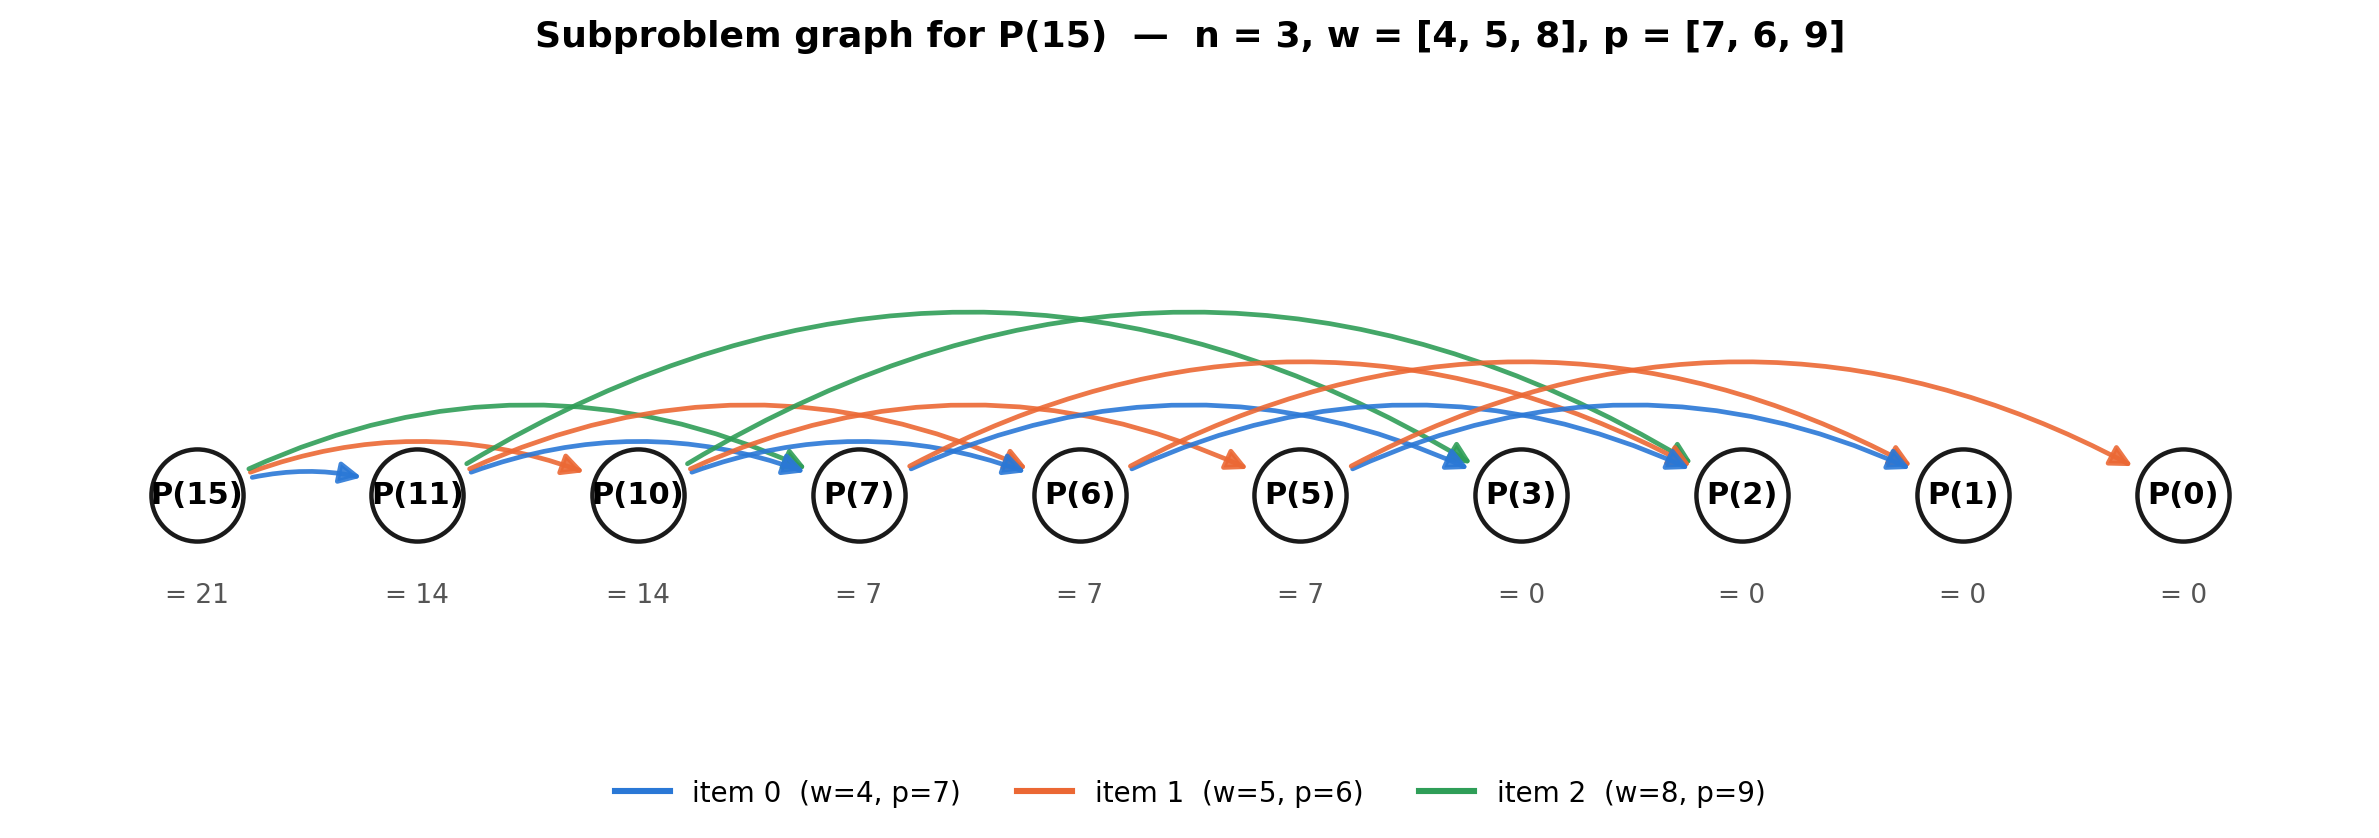

The Python source for this figure:
"""
Builds and draws the subproblem graph for P(15) in the unbounded knapsack
instance from the Project 3 brief: n = 3, weights = [4, 5, 8], profits = [7, 6, 9].

Node C represents the subproblem P(C). An edge C -> C - w_i exists whenever
item type i (weight w_i) fits in capacity C, since P(C) depends on P(C - w_i).
"""
import matplotlib.pyplot as plt
from matplotlib.patches import FancyArrowPatch

weights = [4, 5, 8]
profits = [7, 6, 9]
TARGET = 15

# --- Discover every subproblem reachable from P(15), and every dependency edge ---
visited = {TARGET}
queue = [TARGET]
edges = []  # (from_C, to_C, item_index)
while queue:
    C = queue.pop(0)
    for i, w in enumerate(weights):
        if w <= C:
            nxt = C - w
            edges.append((C, nxt, i))
            if nxt not in visited:
                visited.add(nxt)
                queue.append(nxt)

nodes = sorted(visited, reverse=True)
print("Nodes (subproblems):", nodes)
print("Number of nodes:", len(nodes))
print("Number of edges:", len(edges))
for e in sorted(edges, key=lambda e: (-e[0], e[2])):
    print(f"  P({e[0]}) -> P({e[1]})  via item {e[2]} (w={weights[e[2]]}, p={profits[e[2]]})")

# --- Also compute P(C) for every node, bottom-up, to label each node with its value ---
Pval = {}
for C in sorted(visited):
    if C == 0:
        Pval[C] = 0
    else:
        best = 0
        for i, w in enumerate(weights):
            if w <= C:
                best = max(best, profits[i] + Pval[C - w])
        Pval[C] = best
print("P(C) values:", Pval)

# --- Draw: single horizontal row of nodes (descending C), arcs for edges ---
BLUE = "#2a78d6"
ORANGE = "#eb6834"
GREEN = "#2f9e58"
item_colors = [BLUE, ORANGE, GREEN]

x = {C: idx for idx, C in enumerate(nodes)}  # left -> right = largest -> smallest
y0 = 0.0

fig, ax = plt.subplots(figsize=(12, 4.3))

# Edges as arcs above the line; curvature scaled by span so short/long edges don't collide
for (frm, to, i) in edges:
    x1, x2 = x[frm], x[to]
    span = x2 - x1  # negative (to is smaller C, further right)
    rad = 0.28 + 0.05 * abs(span)
    arrow = FancyArrowPatch(
        (x1, y0), (x2, y0),
        connectionstyle=f"arc3,rad={-0.18 - 0.03*abs(span)}",
        arrowstyle="-|>", mutation_scale=16,
        shrinkA=21, shrinkB=21,
        color=item_colors[i], linewidth=1.7, alpha=0.9, zorder=1,
    )
    ax.add_patch(arrow)

# Nodes
for C in nodes:
    ax.scatter([x[C]], [y0], s=1100, color="white", edgecolor="#1a1a1a", linewidth=1.6, zorder=3)
    ax.text(x[C], y0, f"P({C})", ha="center", va="center", fontsize=11, fontweight="bold", zorder=4)
    ax.text(x[C], y0 - 0.55, f"= {Pval[C]}", ha="center", va="center", fontsize=9.5, color="#555555", zorder=4)

# Legend for item colors
handles = [
    plt.Line2D([0], [0], color=item_colors[i], lw=2.2,
               label=f"item {i}  (w={weights[i]}, p={profits[i]})")
    for i in range(len(weights))
]
ax.legend(handles=handles, loc="upper center", bbox_to_anchor=(0.5, -0.02),
          ncol=3, frameon=False, fontsize=10)

ax.set_xlim(-0.8, len(nodes) - 0.2)
ax.set_ylim(-1.35, 2.25)
ax.axis("off")
ax.set_title("Subproblem graph for P(15)  —  n = 3, w = [4, 5, 8], p = [7, 6, 9]",
             fontsize=13, fontweight="bold", pad=14)

plt.tight_layout()
plt.savefig("subproblem_graph.png", dpi=200, bbox_inches="tight")
print("Saved subproblem_graph.png")
